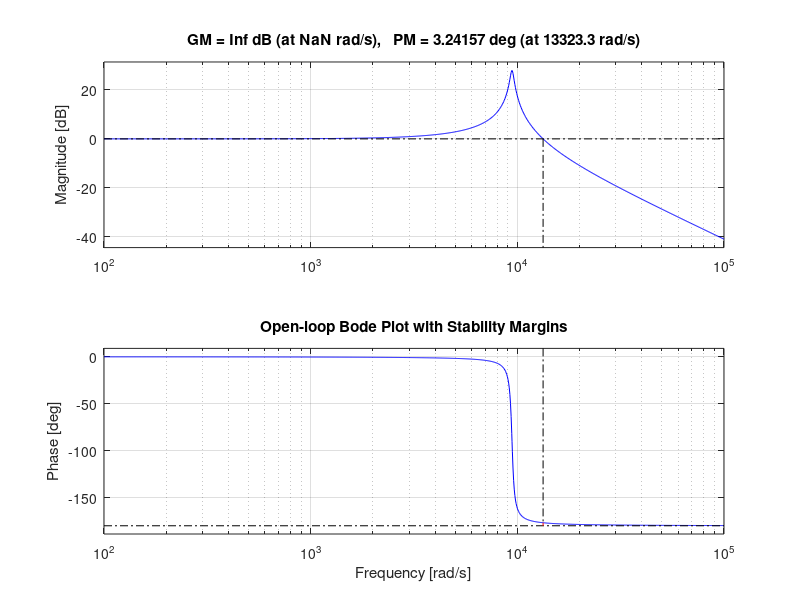

Write MATLAB code to recreate this figure.
clc;
clear;
close all;

% Parameters
fn = 1.5e3;
wn = 2*pi*fn;
zeta = 0.02;

% Transfer function
G = tf([wn^2], [1 2*zeta*wn wn^2]);

% --- Plot with margins ---
figure;
margin(G);
grid on;
title('Open-loop Bode Plot with Stability Margins');

% --- Extract numerical values ---
[GM, PM, Wcg, Wcp] = margin(G);

% Convert to Hz
f_cg = Wcg / (2*pi);
f_cp = Wcp / (2*pi);

% Convert GM to dB
GM_dB = 20*log10(GM);

% Print results
fprintf('Gain Margin: %.2f dB\n', GM_dB);
fprintf('Phase Margin: %.2f degrees\n', PM);
fprintf('Gain Crossover Frequency: %.2f Hz\n', f_cg);
fprintf('Phase Crossover Frequency: %.2f Hz\n', f_cp);
